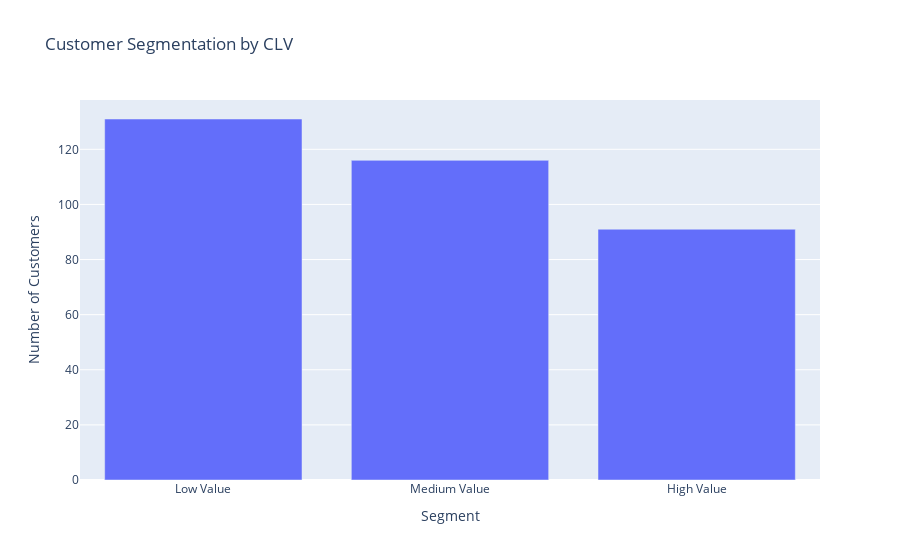

The code cell stored with this chart in its notebook:
### Markdown cell above
calculate the customer lifetime value and visualize segments based on the customer lifetime value:

### Code cell
cb['CLV'] = (cb['Total_Purchases'] * cb['Total_Pages_Viewed']) / cb['Age']

cb['Segment'] = pd.cut(cb['CLV'], bins=[1, 2.5, 5, float('inf')],
                         labels=['Low Value', 'Medium Value', 'High Value'])

segment_counts = cb['Segment'].value_counts().reset_index()
segment_counts.columns = ['Segment', 'Count']

fig = px.bar(segment_counts, x='Segment', y='Count', 
             title='Customer Segmentation by CLV')
fig.update_xaxes(title='Segment')
fig.update_yaxes(title='Number of Customers')
fig.show()

### Figure 1 — Plotly figure (JSON) as saved in the notebook; plotly's stock layout.template omitted (floating-point values rounded to 4 significant figures)
{"data": [{"alignmentgroup": "True", "hovertemplate": "Segment=%{x}<br>Count=%{y}<extra></extra>", "legendgroup": "", "marker": {"color": "#636efa", "pattern": {"shape": ""}}, "name": "", "offsetgroup": "", "orientation": "v", "showlegend": false, "textposition": "auto", "type": "bar", "x": ["Low Value", "Medium Value", "High Value"], "xaxis": "x", "y": [131, 116, 91], "yaxis": "y"}], "layout": {"barmode": "relative", "legend": {"tracegroupgap": 0}, "title": {"text": "Customer Segmentation by CLV"}, "xaxis": {"anchor": "y", "domain": [0, 1], "title": {"text": "Segment"}}, "yaxis": {"anchor": "x", "domain": [0, 1], "title": {"text": "Number of Customers"}}}}
